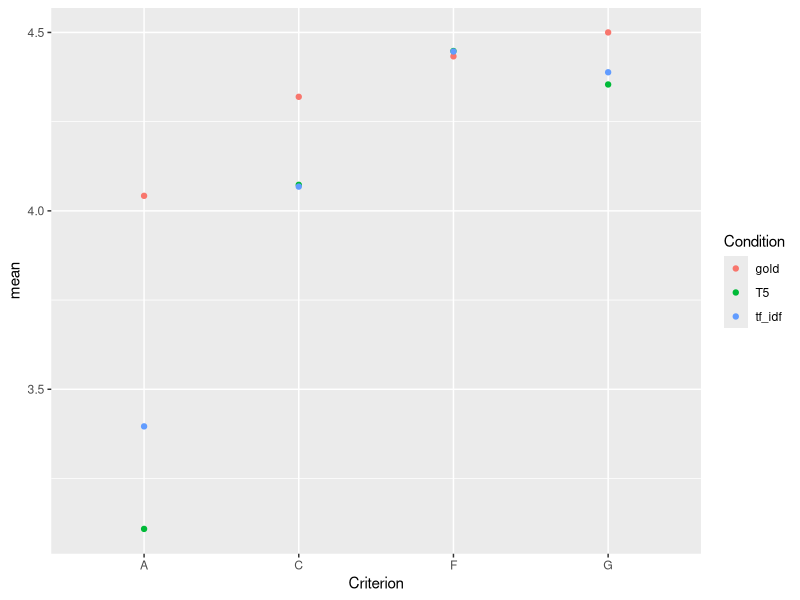
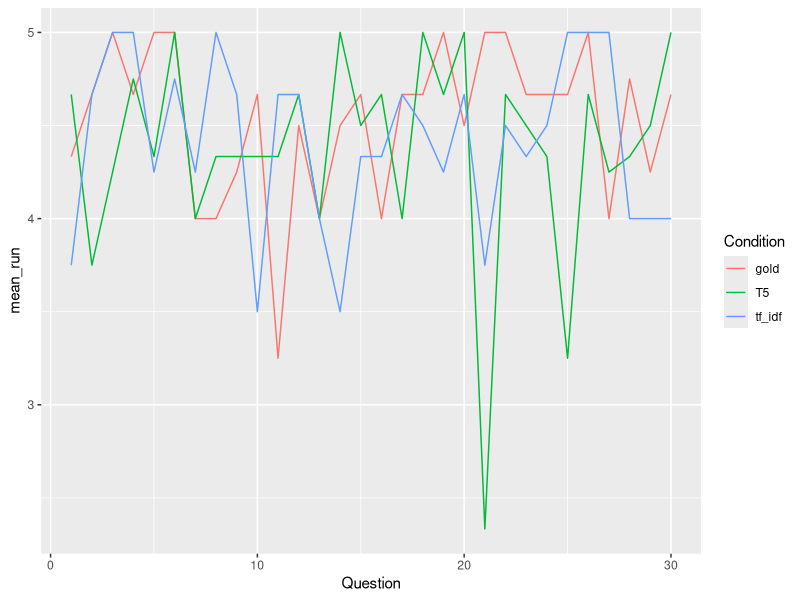
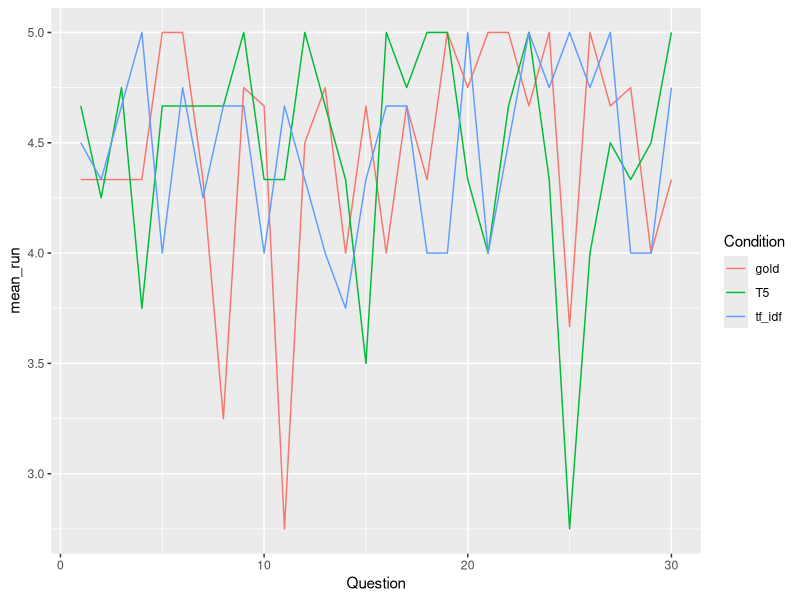
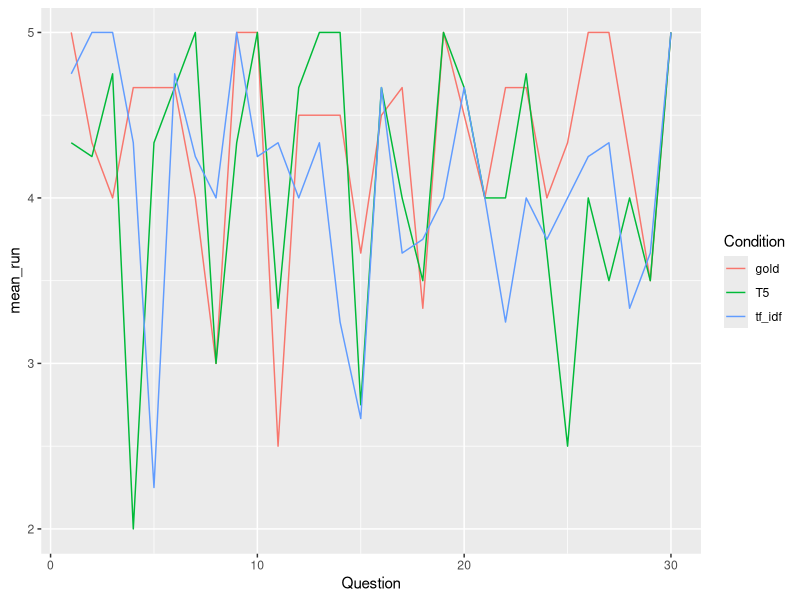
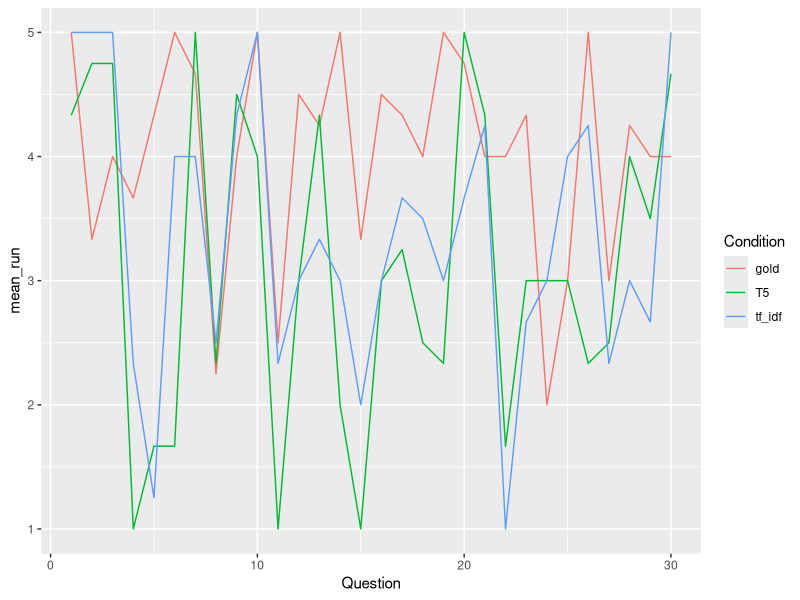

Recreate these plots in R, in order.
library(readr)
library(lme4)
library(ggplot2)
library(dplyr)

data <- read_tsv("Preprocessed_Results_Human_Evaluation.txt")
data$Criterion <- as.factor(data$Criterion)
data$Score <- as.integer(data$Score)
data$Participant <- as.factor(data$Participant)
data$Condition <- as.factor(data$Condition)
data$ID <- as.factor(data$ID)

data <- na.omit(data)
data2 <- summarise(group_by(data, Condition, Criterion), mean=mean(Score))
ggplot(data2, aes(x=Criterion, y=mean)) + geom_point(aes(color = Condition))

aggregate(data$Score, list(data$Participant), FUN=mean)
aggregate(data$Score, list(data$Question), FUN=mean)
aggregate(data$Score, list(data$Condition), FUN=mean)
aggregate(data$Score, list(data$Criterion), FUN=mean)

general_model <- lmer(Score ~ Condition + (1 + Condition | Participant) + (1 + Condition | Question), data)
summary(general_model)

G <- subset(data,Criterion %in% c("G"))
G_means <- summarise(group_by(G, Condition, Question), mean_run = mean(Score))
ggplot(G_means, aes(x=Question, y=mean_run)) + geom_line(aes(color = Condition))
G_model <- lmer(Score ~ Condition + (1 + Condition | Participant) + (1 + Condition | Question), G)
summary(G_model)

F <- subset(data,Criterion %in% c("F"))
aggregate(F$Score, list(F$Condition), FUN=mean)
F_means <- summarise(group_by(F, Condition, Question), mean_run = mean(Score))
ggplot(F_means, aes(x=Question, y=mean_run)) + geom_line(aes(color = Condition))
F_model <- lmer(Score ~ Condition + (1 + Condition | Participant) + (1 + Condition | Question), F)
summary(F_model)

C <- subset(data,Criterion %in% c("C"))
C_means <- summarise(group_by(C, Condition, Question), mean_run = mean(Score))
ggplot(C_means, aes(x=Question, y=mean_run)) + geom_line(aes(color = Condition))
aggregate(C$Score, list(C$Condition), FUN=mean)
C_model <- lmer(Score ~ Condition + (1 + Condition | Participant) + (1 + Condition | Question), C)
summary(C_model)

A <- subset(data,Criterion %in% c("A"))
A_means <- summarise(group_by(A, Condition, Question), mean_run = mean(Score))
ggplot(A_means, aes(x=Question, y=mean_run)) + geom_line(aes(color = Condition))
aggregate(A$Score, list(A$Condition), FUN=mean)
A_model <- lmer(Score ~ Condition + (1 + Condition | Participant) + (1 + Condition | Question), A)
summary(A_model)
